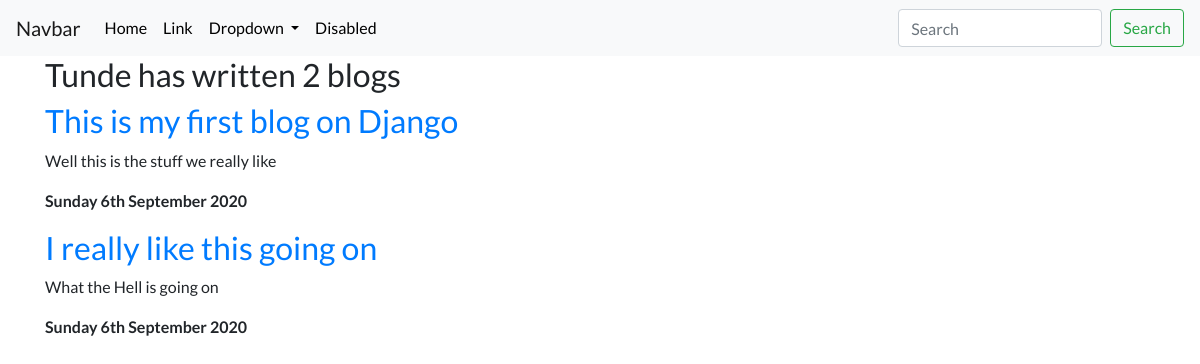
The page /blog/ on the database as committed earlier.
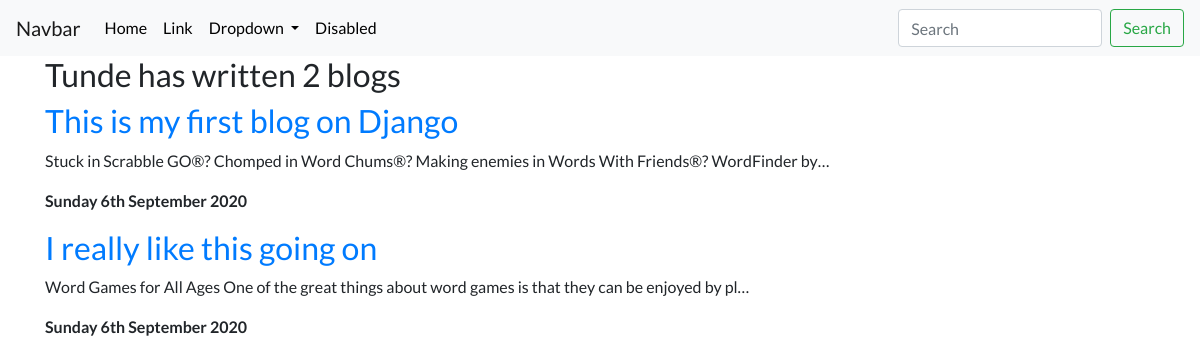
The same page on the database as committed later.
### blog/models.py (models this page shows, shortened)
class Blog(models.Model):
    title = models.CharField(max_length=120)
    description = models.TextField()
    dateStamp =  models.DateTimeField(default=now)

### blog/views.py (the view)
# urls.py: path('', views.all_blogs, name='all_blogs'),
def all_blogs(request):
    blogs = Blog.objects.all()
    return render(request, 'blog/all_blogs.html', {'blogs' : blogs})

### blog/templates/blog/all_blogs.html
{% extends 'portfolio/base.html'%}
{% block content %}
  <h2>Tunde has written {{ blogs.count }} blog{{ blogs.count|pluralize }}</h2>
  {% for blog in blogs %}
    <a href="{% url 'blog:detail' blog.id %}"><h2>{{ blog.title }}</h2></a>
    <p>{{ blog.description|striptags|safe|truncatechars:100 }}</p>
    <p><b>{{ blog.dateStamp|date:'l jS F Y' }}</b></p>
  {% endfor %}
{% endblock %}

Rows that differ between the two databases and show on the page:
changed Blog "This is my first blog on Django": description "Well this is the stuff we really like" → "Stuck in Scrabble GO®? Chomped in Word Chums®? Making enemies in Words With Friends®? WordFinder by…"
changed Blog "I really like this going on": description "What the Hell is going on" → "Word Games for All Ages One of the great things about word games is that they can be enjoyed by pl…"
